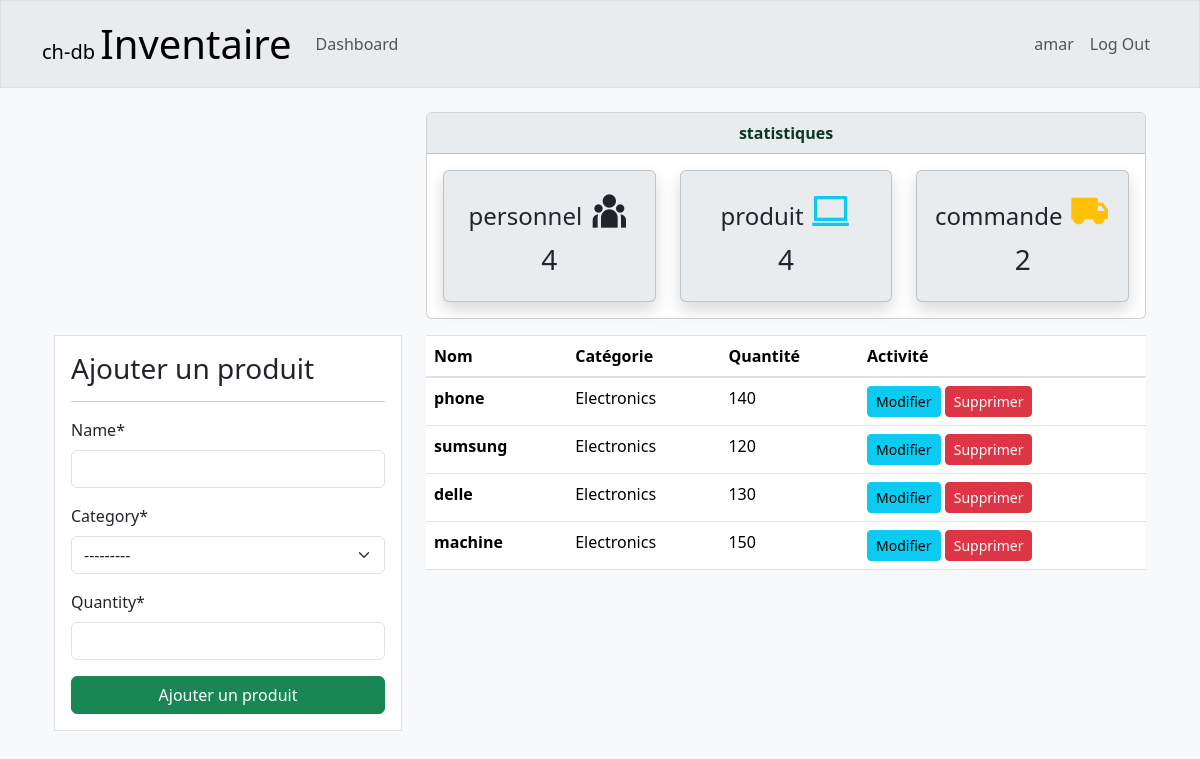
Screenshot of /products/ (signed in) with the database file from the repository.
### dashboard/models.py (models this page shows, shortened)
class Products(models.Model):
    name=models.CharField(max_length=100,null=True)
    category=models.CharField(max_length=20,choices=category)
    quantity=models.PositiveIntegerField(null=True)

### dashboard/views.py (the view)
# urls.py: path('products/', views.products, name='dashboard-products'),
@login_required(login_url='user-login')
def products(request):
    if request.method == 'POST':
        form = ProductForm(request.POST)
        if form.is_valid():
            product_name = form.cleaned_data.get('name')
            messages.success(request, f'{product_name} a été ajouté')
            form.save()
            return redirect('dashboard-products')
    else:
        form = ProductForm()
    items=Products.objects.all()
    items_count=items.count()
    workers_count = User.objects.count()
    orders_count=Order.objects.all().count()
    context = {
        'items' : items,
        'form' : form,
        'workers_count':workers_count,
        'items_count':items_count,
        'orders_count':orders_count,
    }
    return render(request,'dashboard/products.html', context )

### dashboard/Forms.py
class ProductForm(forms.ModelForm):
    class Meta:
        model =Products
        fields = ['name','category','quantity']

### templates/dashboard/products.html (shortened to what this page needs)
{% extends 'parts/base.html' %}
{% load crispy_forms_tags %}
{% block content %}
{% include 'parts/topside.html' %}
<div class="container">
    <div class="row">
        <div class="col-md-4">
            <div class="border bg-white p-3">
                <h3>Ajouter un produit</h3>
                <hr>
                <form method="POST">
                    {{ form|crispy }}
                    <input type="submit" class="btn btn-success btn-block" value="Ajouter un produit">
                </form>
            </div>
        </div>
        <div class="col-md-8">
            <table class="table">
                <thead>
                    <tr>
                        <th scope="col">Nom</th>
                        <th scope="col">Catégorie</th>
                        <th scope="col">Quantité</th>
                        <th scope="col">Activité</th>
                    </tr>
                </thead>
                <tbody class="table-group-divider">
                    {% for item in items %}
                    <tr>
                        <th scope="row">{{ item.name }}</th>
                        <td>{{ item.category }}</td>
                        <td>{{ item.quantity }}</td>
                        <td>
                            <a href="{% url 'dashboard-products-update' item.id  %}" class="btn btn-info btn-sm">Modifier</a>
                            <a href="{% url 'dashboard-products-delete' item.id %}" class="btn btn-danger btn-sm">Supprimer</a>
                        </td>
                    </tr>
                    {% endfor %}
                </tbody>
            </table>
        </div>
    </div>
</div>
{% endblock %}

### templates/parts/base.html (shortened to what this page needs)
{% load static %}
<!DOCTYPE html>
<html lang="en">
<head>
    <link href="https://cdn.jsdelivr.net/npm/remixicon@4.3.0/fonts/remixicon.min.css" rel="stylesheet">
    <link href="https://stackpath.bootstrapcdn.com/bootstrap/4.5.2/css/bootstrap.min.css" rel="stylesheet">
    <link rel="stylesheet" href="{% static './boot/css/bootstrap.css' %}">
    <link rel="stylesheet" href="{% static './boot/css/style.css' %} ">
</head>
<body class="bg-light">
    {% include 'parts/nav.html' %}
    <div class="container">
      {% block content %}
      {% endblock %}
  </div>
</body>
</html>

### templates/parts/nav.html (shortened to what this page needs)
<nav class="navbar navbar-expand-lg navbr-info bg-body-secondary border text-secondary-emphasis">
  <div class="container">
      {% if user.is_authenticated %}
      <a class="navbar-brand" href="{% url 'dashboard-index' %}">ch-db <span class="fs-1">Inventaire</span></a>
      <div class="collapse navbar-collapse" id="navbarSupportedContent">
          <ul class="navbar-nav mr-auto">
              <li class="nav-item active">
                  <a class="nav-link" href="{% url 'dashboard-index' %}">Dashboard <span class="sr-only">(current)</span></a>
              </li>
          </ul>
          <ul class="navbar-nav ml-auto">
              <li class="nav-item active">
                  <a class="nav-link" href="{% url 'user-profile' %}">{{user.username}}
                    <span class="sr-only">(current)</span></a>
              </li>
              <li class="nav-item">
                <form method="POST" action="{% url 'user-logout' %}">
                  <input type="submit" class="nav-link btn btn-link" value="Log Out" class="btn">
              </form>
            </li>
          </ul>
          {% endif %}
      </div>
  </div>
</nav>

### templates/parts/topside.html (shortened to what this page needs)
 <div class="container my-3">
    <div class="row mt-4">
      <div class="col-md-4 my-3">
        </div>
        <div class="col-md-8">
            <div class="card">
                <div class="card-header bg-body-secondary text-success-emphasis text-center text-bold fw-bold">
                    statistiques
                </div>
                <div class="card-body">
                    <div class="row">
                        <div class="col-md-4">
                            <a class="text-decoration-none" href="{% url 'dashboard-staff' %}" >
                                <div class="card my-card shadow text-center p-3 bg-body-secondary">
                                    <h4>personnel <i class="ri-team-fill fs-1"></i></h4>
                                    <h3>{{ workers_count }}</h3>
                                </div>
                            </a>
                        </div>
                        <div class="col-md-4">
                            <a class="text-decoration-none" href="{% url 'dashboard-products'%}" >
                                <div class="card my-card shadow text-center p-3 bg-body-secondary">
                                    <h4>produit <i class="ri-macbook-line fs-1 text-info"></i></h4>
                                    <h3>{{ items_count }}</h3>
                                </div>
                            </a>
                        </div>
                        <div class="col-md-4">
                            <a class="text-decoration-none" href="{% url 'dashboard-order' %}" >
                                <div class="card my-card shadow text-center p-3 bg-body-secondary">
                                    <h4>commande <i class="ri-truck-fill fs-1 text-warning"></i></h4>
                                    <h3>{{ orders_count }}</h3>
                                </div>
                            </a>
                        </div>
                    </div>
                </div>
            </div>
        </div>
    </div>
  </div>

### stock/static/boot/css/style.css (style rules this page uses)
:root { --bg-body:#eafcff; }
body { background: var(--bg-body); }

### rows the page displays
Products: name "phone", category "Electronics", quantity "140"
Products: name "sumsung", category "Electronics", quantity "120"
Products: name "delle", category "Electronics", quantity "130"
Products: name "machine", category "Electronics", quantity "150"

### other values shown
{{ user.username }} "amar"
{{ workers_count }} "4"
{{ items_count }} "4"
{{ orders_count }} "2"
